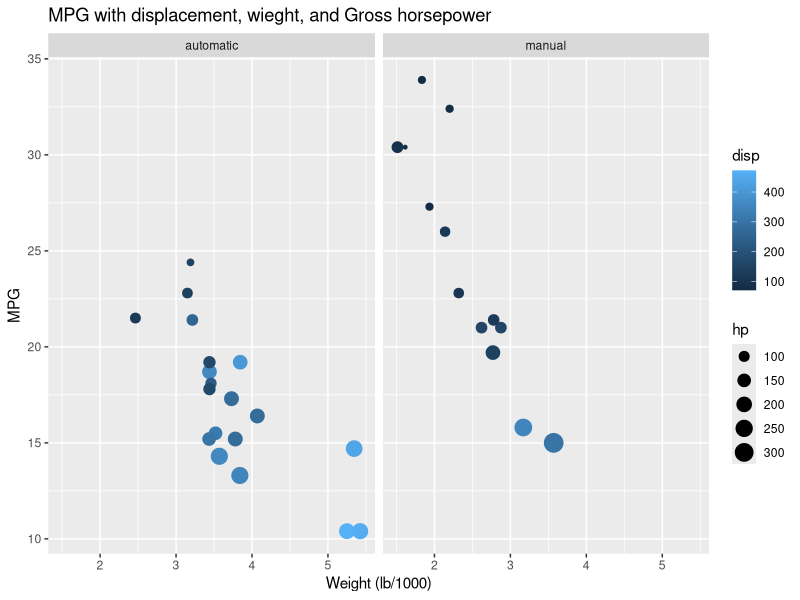
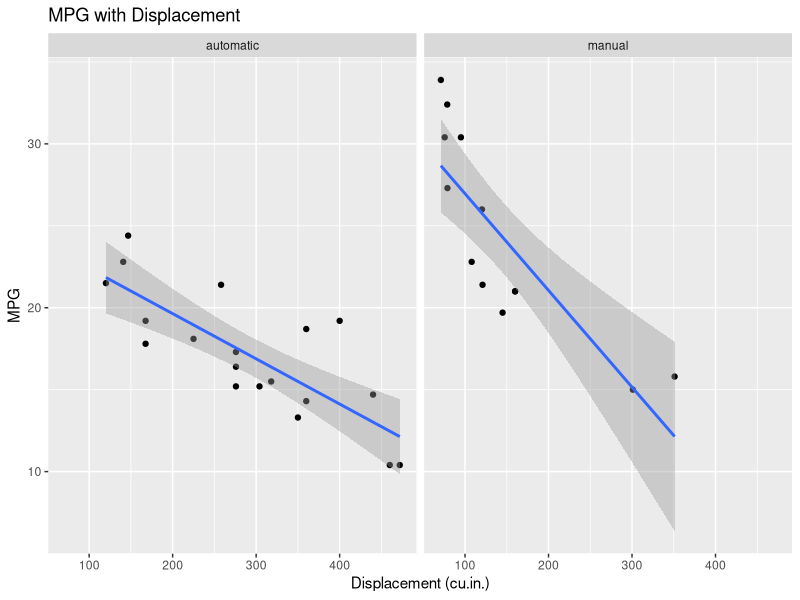
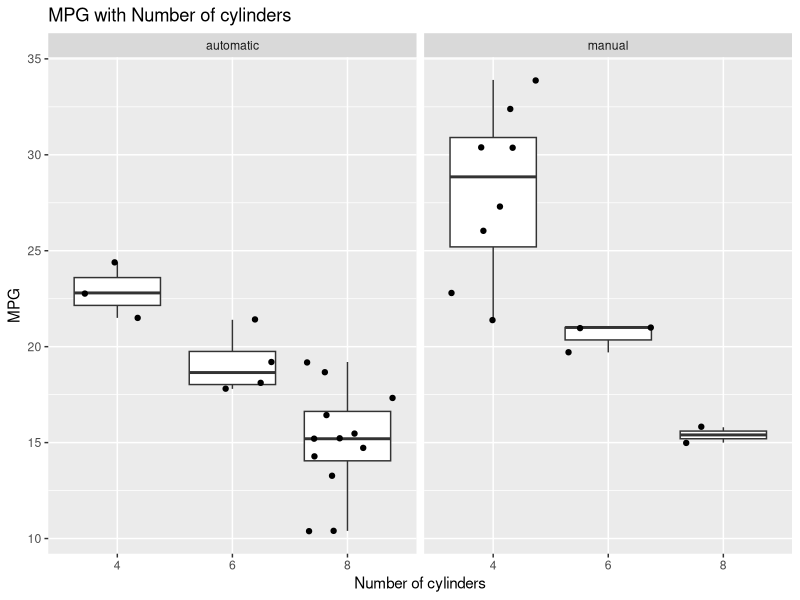
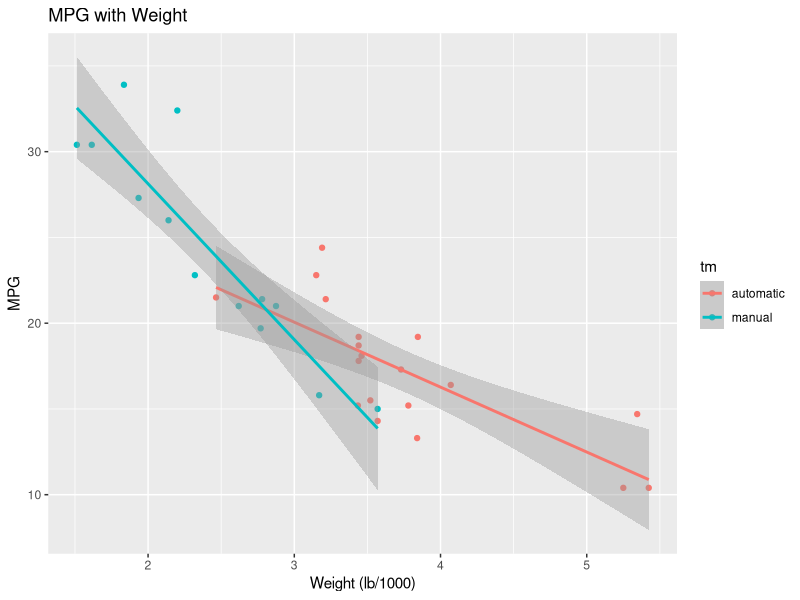
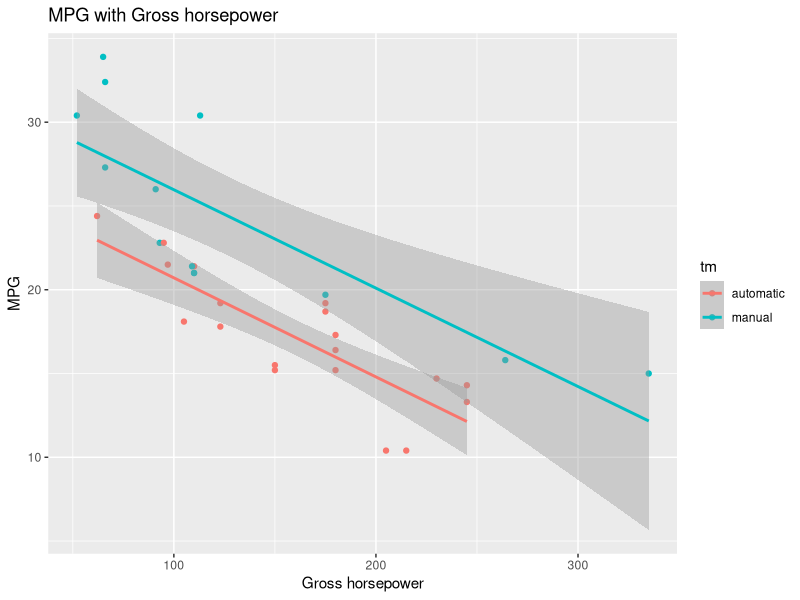
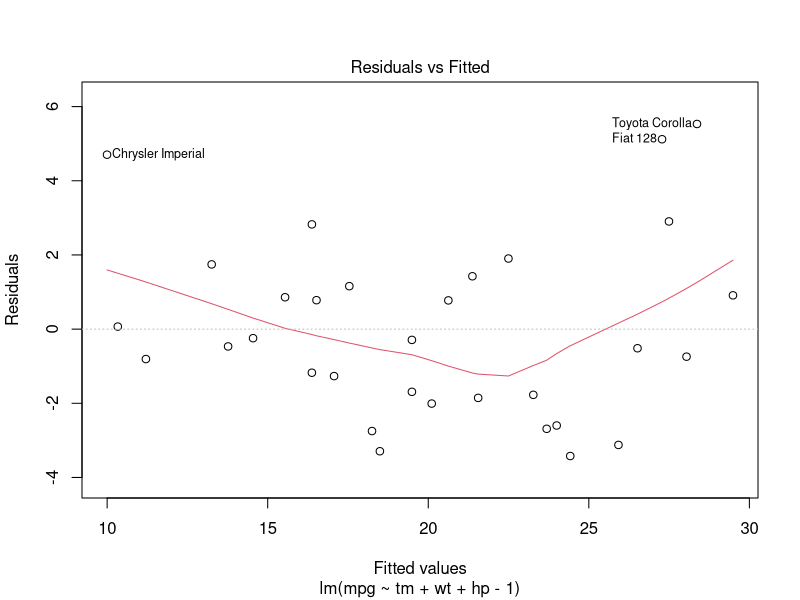
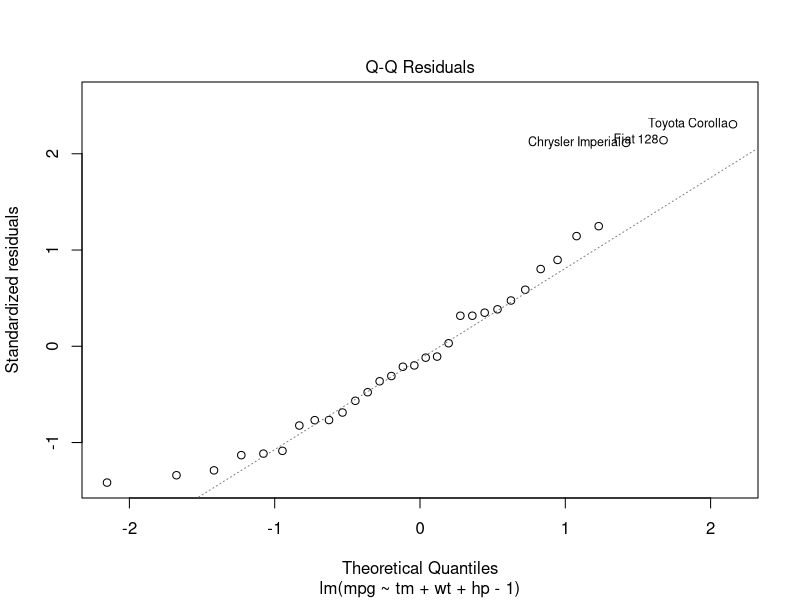
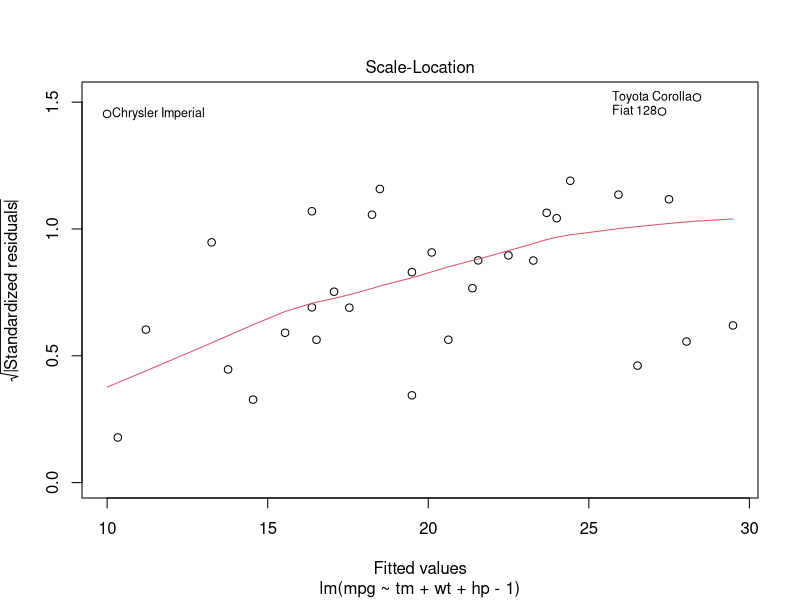

R code for these plots, in order:
## ---- chunk 1
library(ggplot2)
data(mtcars)

mcars <- mtcars
mcars[mcars$am ==0,c("tm")] <- gsub("0", "automatic", mcars[mcars$am ==0,c("am")])
mcars[mcars$am ==1,c("tm")] <- gsub("1", "manual", mcars[mcars$am ==1,c("am")])
mcars$tm <- as.factor(mcars$tm)

auto <- subset(mcars, am == 0)
manual <- subset(mcars, am ==  1)
## ---- chunk 2
sort( abs( cor(mtcars)[,c("mpg")]),decreasing=T)
## ---- chunk 3
carsfit <- lm(mpg ~ tm+as.factor(cyl)+wt+disp+hp-1, data = mcars)
summary(carsfit)
## ---- chunk 4
carsfit <- lm(mpg ~ tm+wt+hp-1+tm*wt*hp, data = mcars)
summary(carsfit)
## ---- chunk 5
carsfit <- lm(mpg ~ tm+wt+hp-1, data = mcars)
summary(carsfit)
## ---- chunk 6
qplot(y=mpg, x=wt, data=mcars, colour= disp,size=hp,facets=.~tm,geom =c("point"),ylab = "MPG",xlab="Weight (lb/1000)",main="MPG with displacement, wieght, and Gross horsepower")

qplot(y =mpg ,x= disp, data=mcars,facets=.~tm,geom =c("point", "smooth"), method = "lm",main="MPG with Displacement",ylab = "MPG",xlab="Displacement (cu.in.)")

qplot(y =mpg ,x=as.factor(cyl), data=mcars,geom=c("boxplot", "jitter"),facets=.~tm,main="MPG with Number of cylinders",ylab = "MPG",xlab="Number of cylinders")

qplot(y =mpg , x=wt, data=mcars,color=tm,geom =c("point", "smooth"), method = "lm",main="MPG with Weight",ylab = "MPG",xlab="Weight (lb/1000)")

qplot(y =mpg , x=hp, data=mcars,color=tm,geom =c("point", "smooth"), method = "lm",main="MPG with Gross horsepower",ylab = "MPG",xlab="Gross horsepower")
## ---- chunk 7
plot(carsfit)
